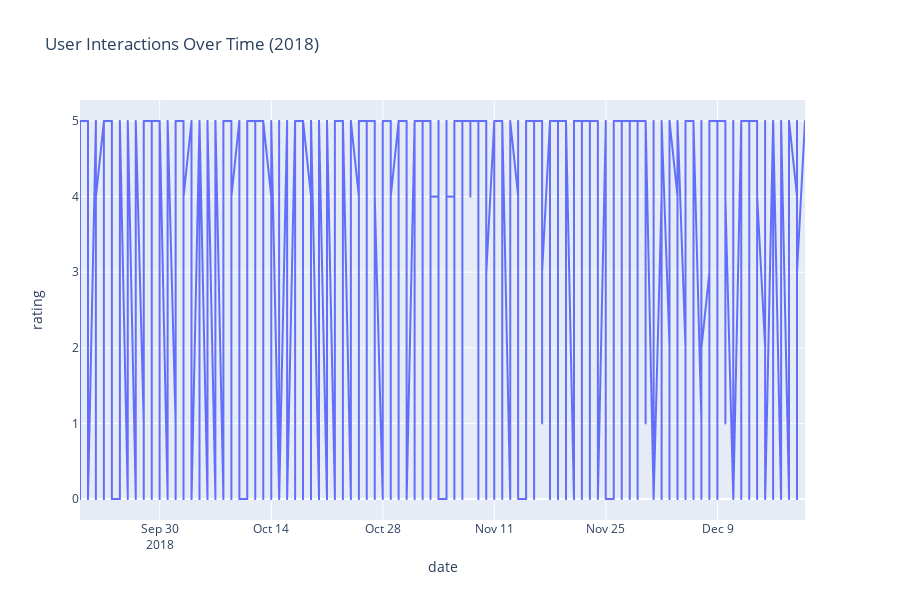

The code cell stored with this chart in its notebook:
### Code cell
import plotly.express as px
df = pd.read_csv('daterange.csv')
fig = px.line(df, x = 'date', y = 'rating', title='User Interactions Over Time (2018)')
fig.show()

### Figure 1 — Plotly figure (JSON) as saved in the notebook; plotly's stock layout.template omitted (floating-point values rounded to 4 significant figures; data arrays with more than 128 entries replaced by an {"elided": "..."} marker saying what was removed)
{"data": [{"hoverlabel": {"namelength": 0}, "hovertemplate": "date=%{x}<br>rating=%{y}", "legendgroup": "", "line": {"color": "#636efa", "dash": "solid"}, "mode": "lines", "name": "", "showlegend": false, "type": "scattergl", "x": {"elided": "3416 str values"}, "xaxis": "x", "y": {"elided": "3416 int values"}, "yaxis": "y"}], "layout": {"height": 600, "legend": {"tracegroupgap": 0}, "title": {"text": "User Interactions Over Time (2018)"}, "xaxis": {"anchor": "y", "domain": [0, 0.98], "title": {"text": "date"}}, "yaxis": {"anchor": "x", "domain": [0, 1], "title": {"text": "rating"}}}}
